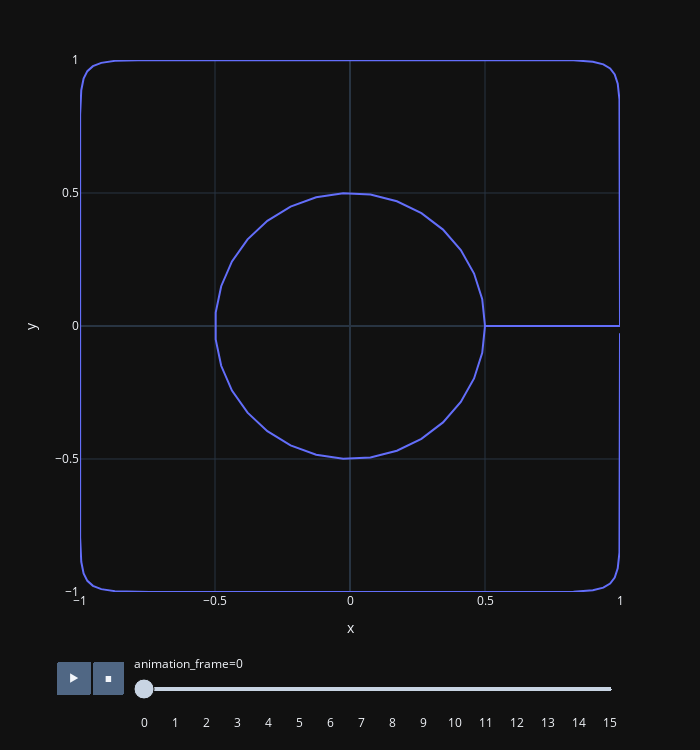

The cell this chart's notebook holds for it:
### Code cell
display = televector.displays.PlotDisplay()
display.display(figure, num_frames=16)

### Figure 1 — Plotly figure (JSON) as saved in the notebook; plotly's stock layout.template omitted (floating-point values rounded to 4 significant figures)
{"data": [{"hoverlabel": {"namelength": 0}, "hovertemplate": "animation_frame=0<br>x=%{x}<br>y=%{y}", "legendgroup": "", "line": {"color": "#636efa", "dash": "solid"}, "mode": "lines", "name": "", "showlegend": false, "type": "scatter", "x": [0.5, 0.4898, 0.4595, 0.4104, 0.3445, 0.2645, 0.1737, 0.07571, -0.02532, -0.1253, -0.2202, -0.3061, -0.3794, -0.4372, -0.4771, -0.4974, -0.4974, -0.4771, -0.4372, -0.3794, -0.3061, -0.2202, -0.1253, -0.02532, 0.07571, 0.1737, 0.2645, 0.3445, 0.4104, 0.4595, 0.4898, 0.5, 1, 0.9979, 0.9916, 0.9804, 0.9634, 0.9383, 0.8996, 0.828, -0.7421, -0.8708, -0.9213, -0.9521, -0.9728, -0.9867, -0.9953, -0.9995, -0.9995, -0.9953, -0.9867, -0.9728, -0.9521, -0.9213, -0.8708, -0.7421, 0.828, 0.8996, 0.9383, 0.9634, 0.9804, 0.9916, 0.9979, 1], "xaxis": "x", "y": [0, 0.1006, 0.1972, 0.2856, 0.3624, 0.4243, 0.4689, 0.4942, 0.4994, 0.484, 0.4489, 0.3954, 0.3257, 0.2427, 0.1497, 0.05058, -0.05058, -0.1497, -0.2427, -0.3257, -0.3954, -0.4489, -0.484, -0.4994, -0.4942, -0.4689, -0.4243, -0.3624, -0.2856, -0.1972, -0.1006, -1.225e-16, 0, 0.8519, 0.9111, 0.9455, 0.9683, 0.9837, 0.9936, 0.9988, 0.9999, 0.9968, 0.9893, 0.9768, 0.958, 0.9303, 0.8864, 0.7953, -0.7953, -0.8864, -0.9303, -0.958, -0.9768, -0.9893, -0.9968, -0.9999, -0.9988, -0.9936, -0.9837, -0.9683, -0.9455, -0.9111, -0.8519, -0.02747], "yaxis": "y"}], "layout": {"height": 750, "legend": {"tracegroupgap": 0}, "margin": {"t": 60}, "sliders": [{"active": 0, "currentvalue": {"prefix": "animation_frame="}, "len": 0.9, "pad": {"b": 10, "t": 60}, "steps": [{"args": [["0"], {"frame": {"duration": 0, "redraw": false}, "fromcurrent": true, "mode": "immediate", "transition": {"duration": 0, "easing": "linear"}}], "label": "0", "method": "animate"}, {"args": [["1"], {"frame": {"duration": 0, "redraw": false}, "fromcurrent": true, "mode": "immediate", "transition": {"duration": 0, "easing": "linear"}}], "label": "1", "method": "animate"}, {"args": [["2"], {"frame": {"duration": 0, "redraw": false}, "fromcurrent": true, "mode": "immediate", "transition": {"duration": 0, "easing": "linear"}}], "label": "2", "method": "animate"}, {"args": [["3"], {"frame": {"duration": 0, "redraw": false}, "fromcurrent": true, "mode": "immediate", "transition": {"duration": 0, "easing": "linear"}}], "label": "3", "method": "animate"}, {"args": [["4"], {"frame": {"duration": 0, "redraw": false}, "fromcurrent": true, "mode": "immediate", "transition": {"duration": 0, "easing": "linear"}}], "label": "4", "method": "animate"}, {"args": [["5"], {"frame": {"duration": 0, "redraw": false}, "fromcurrent": true, "mode": "immediate", "transition": {"duration": 0, "easing": "linear"}}], "label": "5", "method": "animate"}, {"args": [["6"], {"frame": {"duration": 0, "redraw": false}, "fromcurrent": true, "mode": "immediate", "transition": {"duration": 0, "easing": "linear"}}], "label": "6", "method": "animate"}, {"args": [["7"], {"frame": {"duration": 0, "redraw": false}, "fromcurrent": true, "mode": "immediate", "transition": {"duration": 0, "easing": "linear"}}], "label": "7", "method": "animate"}, {"args": [["8"], {"frame": {"duration": 0, "redraw": false}, "fromcurrent": true, "mode": "immediate", "transition": {"duration": 0, "easing": "linear"}}], "label": "8", "method": "animate"}, {"args": [["9"], {"frame": {"duration": 0, "redraw": false}, "fromcurrent": true, "mode": "immediate", "transition": {"duration": 0, "easing": "linear"}}], "label": "9", "method": "animate"}, {"args": [["10"], {"frame": {"duration": 0, "redraw": false}, "fromcurrent": true, "mode": "immediate", "transition": {"duration": 0, "easing": "linear"}}], "label": "10", "method": "animate"}, {"args": [["11"], {"frame": {"duration": 0, "redraw": false}, "fromcurrent": true, "mode": "immediate", "transition": {"duration": 0, "easing": "linear"}}], "label": "11", "method": "animate"}, {"args": [["12"], {"frame": {"duration": 0, "redraw": false}, "fromcurrent": true, "mode": "immediate", "transition": {"duration": 0, "easing": "linear"}}], "label": "12", "method": "animate"}, {"args": [["13"], {"frame": {"duration": 0, "redraw": false}, "fromcurrent": true, "mode": "immediate", "transition": {"duration": 0, "easing": "linear"}}], "label": "13", "method": "animate"}, {"args": [["14"], {"frame": {"duration": 0, "redraw": false}, "fromcurrent": true, "mode": "immediate", "transition": {"duration": 0, "easing": "linear"}}], "label": "14", "method": "animate"}, {"args": [["15"], {"frame": {"duration": 0, "redraw": false}, "fromcurrent": true, "mode": "immediate", "transition": {"duration": 0, "easing": "linear"}}], "label": "15", "method": "animate"}], "x": 0.1, "xanchor": "left", "y": 0, "yanchor": "top"}], "updatemenus": [{"buttons": [{"args": [null, {"frame": {"duration": 500, "redraw": false}, "fromcurrent": true, "mode": "immediate", "transition": {"duration": 500, "easing": "linear"}}], "label": "&#9654;", "method": "animate"}, {"args": [[null], {"frame": {"duration": 0, "redraw": false}, "fromcurrent": true, "mode": "immediate", "transition": {"duration": 0, "easing": "linear"}}], "label": "&#9724;", "method": "animate"}], "direction": "left", "pad": {"r": 10, "t": 70}, "showactive": false, "type": "buttons", "x": 0.1, "xanchor": "right", "y": 0, "yanchor": "top"}], "width": 700, "xaxis": {"anchor": "y", "domain": [0, 1], "range": [-1, 1], "title": {"text": "x"}}, "yaxis": {"anchor": "x", "domain": [0, 1], "range": [-1, 1], "title": {"text": "y"}}}}
